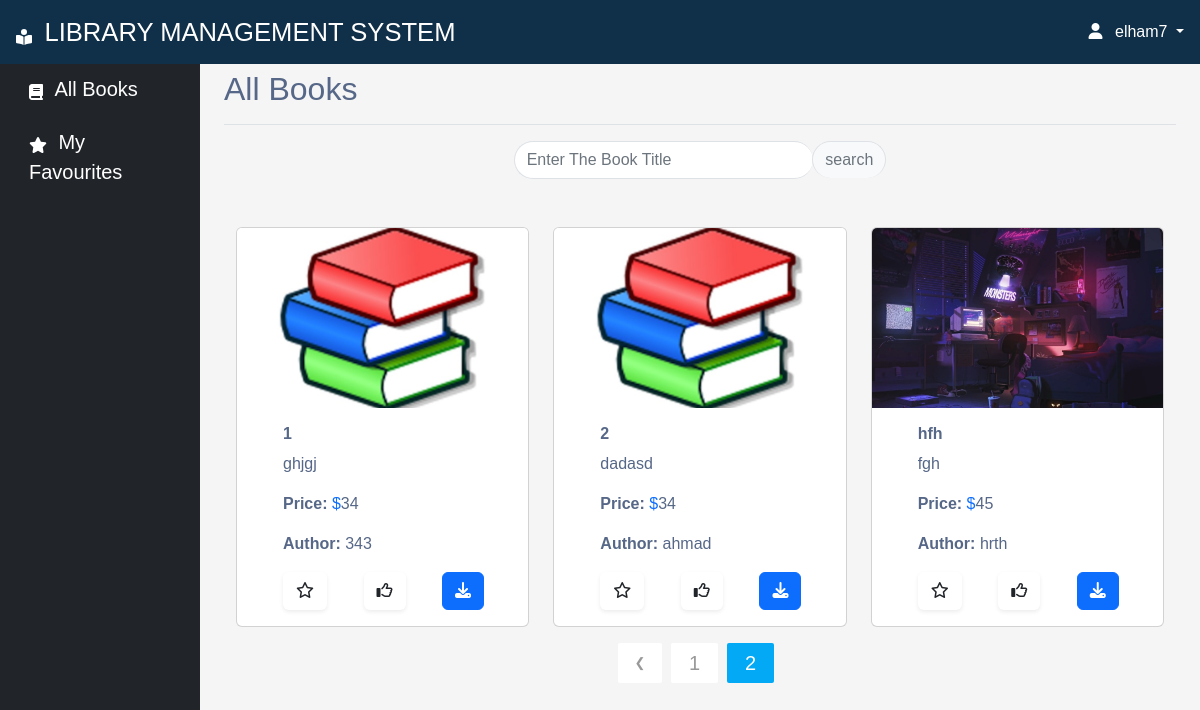
The page /books/?page=2 (signed in) on the database as committed earlier.
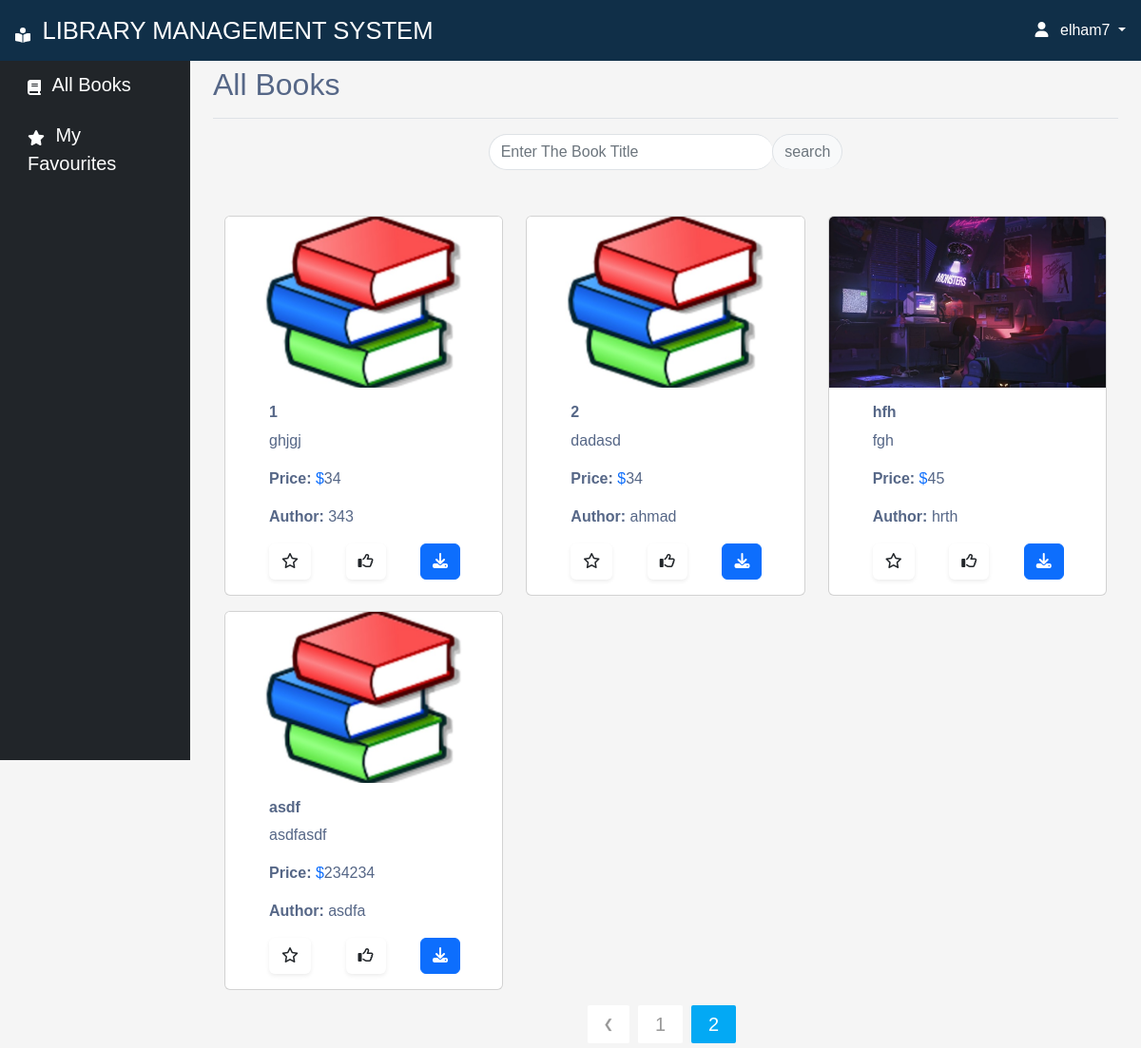
The same page on the database as committed later.
### myapp/models.py (models this page shows, shortened)
class Books(models.Model):
    title = models.CharField(max_length=20)
    description = models.TextField(max_length=100)
    price = models.IntegerField(default=0, null=True, blank=True)
    author = models.CharField(max_length=20, null=True, blank=True)
    cover_photo = models.ImageField(
        upload_to='images/', null=True, blank=True,  default='images/default.jpg')
    issue_date = models.DateTimeField(auto_now_add=True)
    book_file = models.FileField(
        upload_to='files/', null=False, default="")
    class Meta:
        ordering = ['issue_date']

### myapp/views.py (the view)
# urls.py: path('books/', views.BooksPage, name="books-page"),
def BooksPage(request):
    books, search_book = searchbooks(request)
    custom_range,  books= paginateBooks(request, books, 6)
    for book in books:
        record = StudentBook.objects.filter(user_id=request.user,book_id=book).first()
        if not record:
            book.is_liked = False
            book.is_favourite = False
        else:
            book.is_liked = record.is_liked
            book.is_favourite = record.is_favourite
    context = {'books':books,'search_book':search_book, 'custom_range':custom_range}
    return render(request, 'books.html', context)

### myapp/utils.py (called while the page is built)
def paginateBooks(request, book, results):
    page = request.GET.get('page')
    paginator = Paginator(book, results)
    try:
        book = paginator.page(page)
    except PageNotAnInteger:
        page = 1
        book = paginator.page(page)
    except EmptyPage:
        page = paginator.num_pages
        book = paginator.page(page)
    leftIndex = (int(page) - 4)
    if leftIndex < 1:
        leftIndex = 1
    rightIndex = (int(page) + 5)
    if rightIndex > paginator.num_pages:
        rightIndex = paginator.num_pages + 1
    custom_range = range(leftIndex, rightIndex)
    return custom_range, book

def searchbooks(request):
    search_book = ''
    if request.GET.get('search_book'):
        search_book = request.GET.get('search_book')
    book = Books.objects.filter(Q(title__icontains=search_book) | Q(
        description__icontains=search_book))
    return book, search_book

### myapp/templates/books.html
{% extends 'main.html' %}
{% block title %}All Books{% endblock title %}
{% block content %}
    <div class="row">
      <div class="col-md-5 mx-auto mb-5">
        <form id="searchForm" action="{% url 'books-page' %}" method="GET">
          <div class="input-group">
            <input
              class="form-control border-end-0 border rounded-pill"
              type="search"
              placeholder="Enter The Book Title"
              id="example-search-input"
              name="search_book"
              value="{{search_book}}"
            />
            <span class="input-group-append">
              <input
                class="btn btn-outline-secondary bg-light border-bottom-0 border rounded-pill ms-n5"
                type="submit"
                value="search"
              />
            </span>
          </div>
        </form>
      </div>
    </div>
    <div class="row">
      {% for book in books %}
        <div class="col-md-4">
          <div class="card mb-3">
            <img
              src="{{ book.cover_photo.url }}"
              class="card-img-top"
              alt="..."
              style="width: 100%; height: 15vw; object-fit: cover"
            />
            <div
              class="card-body d-flex flex-column justify-content-center"
              style="width: 80%; margin-left: 30px"
            >
              <h5 class="card-title fs-6 fw-bolder">
                {{book.title}}
              </h5>
              <p class="card-text">
                {{book.description}}
              </p>
              <p class="card-text">
                <span class="fw-bolder">Price:</span>
                <span class="text-primary">$</span>{{book.price}}
              </p>
              <p class="card-text">
                <span class="fw-bolder">Author:</span> {{book.author}}
              </p>
              <div class="d-flex justify-content-between">
                {% if book.is_favourite %}
                  <a href="{% url 'favourite' book_id=book.id favourite=0 %}" class="btn btn-default shadow-sm">
                    <i class="fa-solid fa-star text-warning"></i>
                  </a>
                {% else %}
                  <a href="{% url 'favourite' book_id=book.id favourite=1 %}" class="btn btn-default shadow-sm">
                    <i class="fa-regular fa-star"></i>
                  </a>
                {% endif %}
                {% if book.is_liked %}
                  <a href="{% url 'like' book_id=book.id like=0 %}" class="btn btn-default shadow-sm">
                    <i class="fa-solid fa-thumbs-up text-primary"></i>
                  </a>
                {% else %}
                  <a href="{% url 'like' book_id=book.id like=1 %}"class="btn btn-default shadow-sm">
                    <i class="fa-regular fa-thumbs-up"></i>
                  </a>
                {% endif %}
                {% if book.book_file != null and book.book_file != "" %}
                  <a href="{{ book.book_file.url }}" class="btn btn-primary text-white">
                  <i class="fa-solid fa-download"></i>
                  </a>
                {% endif %}
              </div>
            </div>
          </div>
        </div>
      {% endfor %}
      {% include 'pagination.html' with queryset=books custom_range=custom_range %}
    </div>
{% endblock %}

Rows that differ between the two databases and show on the page:
added Books: cover_photo (placeholder picture), title "asdf", description "asdfasdf", price "234234", author "asdfa"
